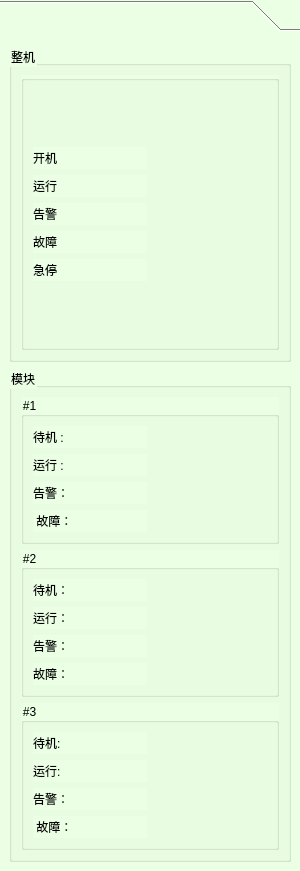
     <widget class="QToolBox" name="toolBox">
      <property name="minimumSize">
       <size>
        <width>300</width>
        <height>0</height>
       </size>
      </property>
      <property name="maximumSize">
       <size>
        <width>300</width>
        <height>16777215</height>
       </size>
      </property>
      <property name="font">
       <font>
        <family>Arial</family>
        <pointsize>14</pointsize>
        <weight>50</weight>
        <italic>false</italic>
        <bold>false</bold>
       </font>
      </property>
      <property name="styleSheet">
       <string notr="true">background-color: rgb(235, 255, 228);</string>
      </property>
      <property name="currentIndex">
       <number>0</number>
      </property>
      <widget class="QWidget" name="page">
       <property name="geometry">
        <rect>
         <x>0</x>
         <y>0</y>
         <width>283</width>
         <height>862</height>
        </rect>
       </property>
       <attribute name="label">
        <string/>
       </attribute>
       <layout class="QGridLayout" name="gridLayout_19">
        <item row="0" column="0">
         <widget class="QGroupBox" name="groupBox_3">
          <property name="title">
           <string>整机</string>
          </property>
          <layout class="QGridLayout" name="gridLayout_10">
           <item row="0" column="0">
            <widget class="QGroupBox" name="groupBox_10">
             <property name="styleSheet">
              <string notr="true"/>
             </property>
             <property name="title">
              <string/>
             </property>
             <layout class="QGridLayout" name="gridLayout_6">
              <item row="0" column="0">
               <layout class="QGridLayout" name="gridLayout_5">
                <item row="1" column="0">
                 <widget class="QLabel" name="label_42">
                  <property name="text">
                   <string>运行</string>
                  </property>
                 </widget>
                </item>
                <item row="4" column="1">
                 <widget class="QPushButton" name="EmeStopButton">
                  <property name="text">
                   <string/>
                  </property>
                  <property name="flat">
                   <bool>true</bool>
                  </property>
                 </widget>
                </item>
                <item row="3" column="1">
                 <widget class="QPushButton" name="ErrEButton">
                  <property name="text">
                   <string/>
                  </property>
                  <property name="flat">
                   <bool>true</bool>
                  </property>
                 </widget>
                </item>
                <item row="2" column="0">
                 <widget class="QLabel" name="label_43">
                  <property name="text">
                   <string>告警</string>
                  </property>
                 </widget>
                </item>
                <item row="2" column="1">
                 <widget class="QPushButton" name="AlmEButton">
                  <property name="text">
                   <string/>
                  </property>
                  <property name="flat">
                   <bool>true</bool>
                  </property>
                 </widget>
                </item>
                <item row="4" column="0">
                 <widget class="QLabel" name="label_45">
                  <property name="text">
                   <string>急停</string>
                  </property>
                 </widget>
                </item>
                <item row="0" column="0">
                 <widget class="QLabel" name="label_38">
                  <property name="text">
                   <string>开机</string>
                  </property>
                 </widget>
                </item>
                <item row="3" column="0">
                 <widget class="QLabel" name="label_44">
                  <property name="text">
                   <string>故障</string>
                  </property>
                 </widget>
                </item>
                <item row="0" column="1">
                 <widget class="QPushButton" name="OpenDeviceButton">
                  <property name="text">
                   <string/>
                  </property>
                  <property name="flat">
                   <bool>true</bool>
                  </property>
                 </widget>
                </item>
                <item row="1" column="1">
                 <widget class="QPushButton" name="RunEButton">
                  <property name="text">
                   <string/>
                  </property>
                  <property name="flat">
                   <bool>true</bool>
                  </property>
                 </widget>
                </item>
               </layout>
              </item>
             </layout>
            </widget>
           </item>
          </layout>
         </widget>
        </item>
        <item row="1" column="0">
         <widget class="QGroupBox" name="groupBox_4">
          <property name="title">
           <string>模块</string>
          </property>
          <layout class="QGridLayout" name="gridLayout_18">
           <item row="0" column="0">
            <widget class="QGroupBox" name="groupBox_12">
             <property name="styleSheet">
              <string notr="true"/>
             </property>
             <property name="title">
              <string>#1</string>
             </property>
             <layout class="QGridLayout" name="gridLayout_17">
              <item row="0" column="0">
               <layout class="QGridLayout" name="gridLayout_25">
                <item row="1" column="0">
                 <widget class="QLabel" name="label_13">
                  <property name="text">
                   <string>运行 :</string>
                  </property>
                 </widget>
                </item>
                <item row="2" column="0">
                 <widget class="QLabel" name="label_14">
                  <property name="text">
                   <string>告警：</string>
                  </property>
                 </widget>
                </item>
                <item row="0" column="1">
                 <widget class="QPushButton" name="Open_CloseButton_1">
                  <property name="enabled">
                   <bool>true</bool>
                  </property>
                  <property name="autoFillBackground">
                   <bool>false</bool>
                  </property>
                  <property name="text">
                   <string/>
                  </property>
                  <property name="checkable">
                   <bool>false</bool>
                  </property>
                  <property name="checked">
                   <bool>false</bool>
                  </property>
                  <property name="autoRepeat">
                   <bool>false</bool>
                  </property>
                  <property name="autoExclusive">
                   <bool>false</bool>
                  </property>
                  <property name="autoDefault">
                   <bool>false</bool>
                  </property>
                  <property name="flat">
                   <bool>true</bool>
                  </property>
                 </widget>
                </item>
                <item row="3" column="1">
                 <widget class="QPushButton" name="Err2Button_1">
                  <property name="enabled">
                   <bool>true</bool>
                  </property>
                  <property name="text">
                   <string/>
                  </property>
                  <property name="flat">
                   <bool>true</bool>
                  </property>
                 </widget>
                </item>
                <item row="2" column="1">
                 <widget class="QPushButton" name="Err1Button_1">
                  <property name="enabled">
                   <bool>true</bool>
                  </property>
                  <property name="text">
                   <string/>
                  </property>
                  <property name="flat">
                   <bool>true</bool>
                  </property>
                 </widget>
                </item>
                <item row="1" column="1">
                 <widget class="QPushButton" name="Run_StopButton_1">
                  <property name="enabled">
                   <bool>true</bool>
                  </property>
                  <property name="text">
                   <string/>
                  </property>
                  <property name="autoDefault">
                   <bool>false</bool>
                  </property>
                  <property name="flat">
                   <bool>true</bool>
                  </property>
                 </widget>
                </item>
                <item row="0" column="0">
                 <widget class="QLabel" name="label_3">
                  <property name="text">
                   <string>待机 :</string>
                  </property>
                 </widget>
                </item>
                <item row="3" column="0">
                 <widget class="QLabel" name="label_15">
                  <property name="text">
                   <string> 故障：</string>
                  </property>
                 </widget>
                </item>
               </layout>
              </item>
             </layout>
            </widget>
           </item>
           <item row="1" column="0">
            <widget class="QGroupBox" name="groupBox_6">
             <property name="styleSheet">
              <string notr="true"/>
             </property>
             <property name="title">
              <string>#2</string>
             </property>
             <layout class="QGridLayout" name="gridLayout_30">
              <item row="0" column="0">
               <layout class="QGridLayout" name="gridLayout_24">
                <item row="1" column="1">
                 <widget class="QPushButton" name="Run_StopButton_2">
                  <property name="enabled">
                   <bool>true</bool>
                  </property>
                  <property name="text">
                   <string/>
                  </property>
                  <property name="autoDefault">
                   <bool>false</bool>
                  </property>
                  <property name="flat">
                   <bool>true</bool>
                  </property>
                 </widget>
                </item>
                <item row="0" column="1">
                 <widget class="QPushButton" name="Open_CloseButton_2">
                  <property name="enabled">
                   <bool>true</bool>
                  </property>
                  <property name="autoFillBackground">
                   <bool>false</bool>
                  </property>
                  <property name="text">
                   <string/>
                  </property>
                  <property name="checkable">
                   <bool>false</bool>
                  </property>
                  <property name="checked">
                   <bool>false</bool>
                  </property>
                  <property name="autoRepeat">
                   <bool>false</bool>
                  </property>
                  <property name="autoExclusive">
                   <bool>false</bool>
                  </property>
                  <property name="autoDefault">
                   <bool>false</bool>
                  </property>
                  <property name="flat">
                   <bool>true</bool>
                  </property>
                 </widget>
                </item>
                <item row="1" column="0">
                 <widget class="QLabel" name="label_21">
                  <property name="text">
                   <string>运行：</string>
                  </property>
                 </widget>
                </item>
                <item row="3" column="1">
                 <widget class="QPushButton" name="Err2Button_2">
                  <property name="enabled">
                   <bool>true</bool>
                  </property>
                  <property name="text">
                   <string/>
                  </property>
                  <property name="flat">
                   <bool>true</bool>
                  </property>
                 </widget>
                </item>
                <item row="0" column="0">
                 <widget class="QLabel" name="label_20">
                  <property name="text">
                   <string>待机：</string>
                  </property>
                 </widget>
                </item>
                <item row="2" column="1">
                 <widget class="QPushButton" name="Err1Button_2">
                  <property name="enabled">
                   <bool>true</bool>
                  </property>
                  <property name="text">
                   <string/>
                  </property>
                  <property name="flat">
                   <bool>true</bool>
                  </property>
                 </widget>
                </item>
                <item row="3" column="0">
                 <widget class="QLabel" name="label_23">
                  <property name="text">
                   <string>故障：</string>
                  </property>
                 </widget>
                </item>
                <item row="2" column="0">
                 <widget class="QLabel" name="label_22">
                  <property name="text">
                   <string>告警：</string>
                  </property>
                 </widget>
                </item>
               </layout>
              </item>
             </layout>
            </widget>
           </item>
           <item row="2" column="0">
            <widget class="QGroupBox" name="groupBox_9">
             <property name="styleSheet">
              <string notr="true"/>
             </property>
             <property name="title">
              <string>#3</string>
             </property>
             <layout class="QGridLayout" name="gridLayout_20">
              <item row="0" column="0">
               <layout class="QGridLayout" name="gridLayout_28">
                <item row="0" column="0">
                 <widget class="QLabel" name="label_29">
                  <property name="text">
                   <string>待机:</string>
                  </property>
                 </widget>
                </item>
                <item row="0" column="1">
                 <widget class="QPushButton" name="Open_CloseButton_3">
                  <property name="enabled">
                   <bool>true</bool>
                  </property>
                  <property name="autoFillBackground">
                   <bool>false</bool>
                  </property>
                  <property name="text">
                   <string/>
                  </property>
                  <property name="checkable">
                   <bool>false</bool>
                  </property>
                  <property name="checked">
                   <bool>false</bool>
                  </property>
                  <property name="autoRepeat">
                   <bool>false</bool>
                  </property>
                  <property name="autoExclusive">
                   <bool>false</bool>
                  </property>
                  <property name="autoDefault">
                   <bool>false</bool>
                  </property>
                  <property name="flat">
                   <bool>true</bool>
                  </property>
                 </widget>
                </item>
                <item row="3" column="1">
                 <widget class="QPushButton" name="Err2Button_3">
                  <property name="enabled">
                   <bool>true</bool>
                  </property>
                  <property name="text">
                   <string/>
                  </property>
                  <property name="flat">
                   <bool>true</bool>
                  </property>
                 </widget>
                </item>
                <item row="2" column="1">
                 <widget class="QPushButton" name="Err1Button_3">
                  <property name="enabled">
                   <bool>true</bool>
                  </property>
                  <property name="text">
                   <string/>
                  </property>
                  <property name="flat">
                   <bool>true</bool>
                  </property>
                 </widget>
                </item>
                <item row="1" column="1">
                 <widget class="QPushButton" name="Run_StopButton_3">
                  <property name="enabled">
                   <bool>true</bool>
                  </property>
                  <property name="text">
                   <string/>
                  </property>
                  <property name="autoDefault">
                   <bool>false</bool>
                  </property>
                  <property name="flat">
                   <bool>true</bool>
                  </property>
                 </widget>
                </item>
                <item row="1" column="0">
                 <widget class="QLabel" name="label_31">
                  <property name="text">
                   <string>运行:</string>
                  </property>
                 </widget>
                </item>
                <item row="2" column="0">
                 <widget class="QLabel" name="label_32">
                  <property name="text">
                   <string>告警：</string>
                  </property>
                 </widget>
                </item>
                <item row="3" column="0">
                 <widget class="QLabel" name="label_33">
                  <property name="text">
                   <string> 故障：</string>
                  </property>
                 </widget>
                </item>
               </layout>
              </item>
             </layout>
            </widget>
           </item>
          </layout>
         </widget>
        </item>
       </layout>
      </widget>
     </widget>
